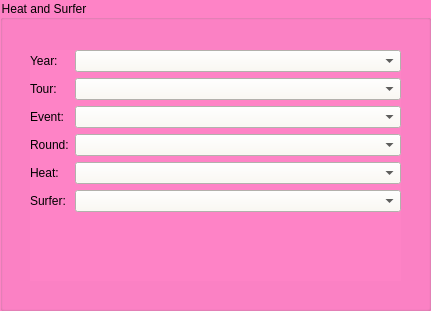
      <widget class="QGroupBox" name="gb_addresults_heat">
       <property name="geometry">
        <rect>
         <x>60</x>
         <y>50</y>
         <width>431</width>
         <height>311</height>
        </rect>
       </property>
       <property name="styleSheet">
        <string notr="true">background-color: rgb(254, 131, 198);
font: 75 14pt &quot;Verdana&quot;;</string>
       </property>
       <property name="title">
        <string>Heat and Surfer</string>
       </property>
       <widget class="QWidget" name="formLayoutWidget_14">
        <property name="geometry">
         <rect>
          <x>30</x>
          <y>50</y>
          <width>371</width>
          <height>231</height>
         </rect>
        </property>
        <layout class="QFormLayout" name="flayout_addresults_heat">
         <item row="0" column="0">
          <widget class="QLabel" name="label_addresults_year">
           <property name="styleSheet">
            <string notr="true">font: 63 10pt &quot;Cascadia Mono SemiBold&quot;;</string>
           </property>
           <property name="text">
            <string>Year:</string>
           </property>
          </widget>
         </item>
         <item row="1" column="0">
          <widget class="QLabel" name="label_addresults_tour">
           <property name="styleSheet">
            <string notr="true">font: 63 10pt &quot;Cascadia Mono SemiBold&quot;;</string>
           </property>
           <property name="text">
            <string>Tour:</string>
           </property>
          </widget>
         </item>
         <item row="2" column="0">
          <widget class="QLabel" name="label_addresults_event">
           <property name="styleSheet">
            <string notr="true">font: 63 10pt &quot;Cascadia Mono SemiBold&quot;;</string>
           </property>
           <property name="text">
            <string>Event:</string>
           </property>
          </widget>
         </item>
         <item row="3" column="0">
          <widget class="QLabel" name="label_addresults_round">
           <property name="styleSheet">
            <string notr="true">font: 63 10pt &quot;Cascadia Mono SemiBold&quot;;</string>
           </property>
           <property name="text">
            <string>Round:</string>
           </property>
          </widget>
         </item>
         <item row="4" column="0">
          <widget class="QLabel" name="label_addresults_heat">
           <property name="styleSheet">
            <string notr="true">font: 63 10pt &quot;Cascadia Mono SemiBold&quot;;</string>
           </property>
           <property name="text">
            <string>Heat:</string>
           </property>
          </widget>
         </item>
         <item row="5" column="0">
          <widget class="QLabel" name="label_addresults_surfer">
           <property name="styleSheet">
            <string notr="true">font: 63 10pt &quot;Cascadia Mono SemiBold&quot;;</string>
           </property>
           <property name="text">
            <string>Surfer:</string>
           </property>
          </widget>
         </item>
         <item row="0" column="1">
          <widget class="QComboBox" name="cb_addresults_year">
           <property name="styleSheet">
            <string notr="true">background-color: rgb(251, 248, 241);
font: 75 10pt &quot;Verdana&quot;;</string>
           </property>
          </widget>
         </item>
         <item row="1" column="1">
          <widget class="QComboBox" name="cb_addresults_tour">
           <property name="styleSheet">
            <string notr="true">background-color: rgb(251, 248, 241);
font: 75 10pt &quot;Verdana&quot;;</string>
           </property>
          </widget>
         </item>
         <item row="2" column="1">
          <widget class="QComboBox" name="cb_addresults_event">
           <property name="styleSheet">
            <string notr="true">background-color: rgb(251, 248, 241);
font: 75 10pt &quot;Verdana&quot;;</string>
           </property>
          </widget>
         </item>
         <item row="3" column="1">
          <widget class="QComboBox" name="cb_addresults_round">
           <property name="styleSheet">
            <string notr="true">background-color: rgb(251, 248, 241);
font: 75 10pt &quot;Verdana&quot;;</string>
           </property>
          </widget>
         </item>
         <item row="4" column="1">
          <widget class="QComboBox" name="cb_addresults_heat">
           <property name="styleSheet">
            <string notr="true">background-color: rgb(251, 248, 241);
font: 75 10pt &quot;Verdana&quot;;</string>
           </property>
          </widget>
         </item>
         <item row="5" column="1">
          <widget class="QComboBox" name="cb_addresults_surfer">
           <property name="styleSheet">
            <string notr="true">background-color: rgb(251, 248, 241);
font: 75 10pt &quot;Verdana&quot;;</string>
           </property>
          </widget>
         </item>
        </layout>
       </widget>
      </widget>
